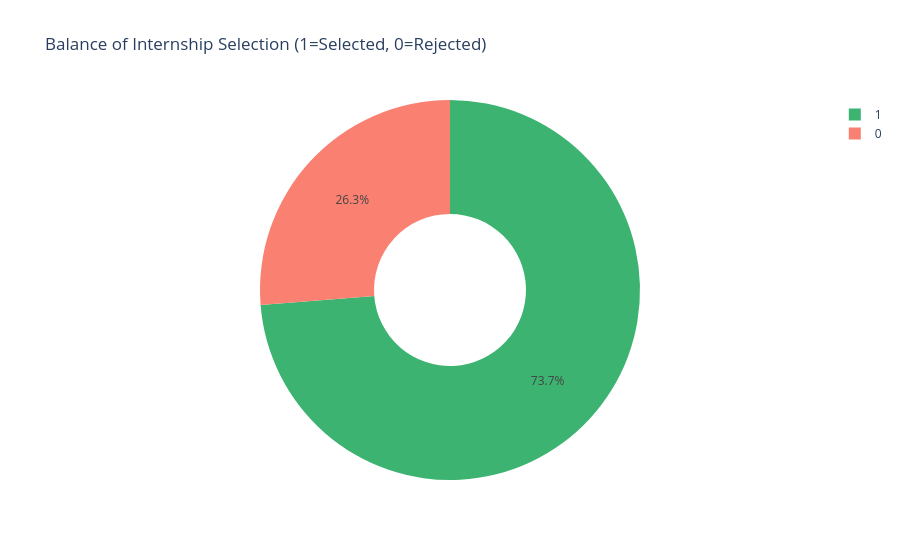

Source (notebook cell):
### Code cell
fig_balance = px.pie(df, names='selected', 
             title='Balance of Internship Selection (1=Selected, 0=Rejected)',
             hole=0.4,
             color='selected',
             color_discrete_map={0: 'salmon', 1: 'mediumseagreen'})
fig_balance.show()

### Figure 1 — Plotly figure (JSON) as saved in the notebook; plotly's stock layout.template omitted (floating-point values rounded to 4 significant figures; data arrays with more than 128 entries replaced by an {"elided": "..."} marker saying what was removed)
{"data": [{"customdata": {"elided": "10000x1 int values"}, "domain": {"x": [0, 1], "y": [0, 1]}, "hole": 0.4, "hovertemplate": "selected=%{customdata[0]}<extra></extra>", "labels": {"elided": "10000 int values"}, "legendgroup": "", "marker": {"colors": {"elided": "10000 str values"}}, "name": "", "showlegend": true, "type": "pie"}], "layout": {"legend": {"tracegroupgap": 0}, "title": {"text": "Balance of Internship Selection (1=Selected, 0=Rejected)"}}}
